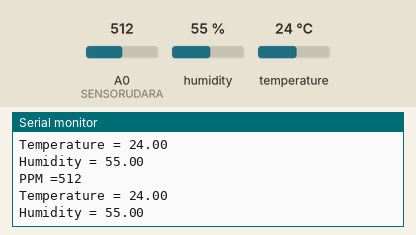
The sketch below on a simulated Arduino Uno, built with avr-gcc and run on an emulated ATmega328P. Shown: the last lines printed to the serial monitor. The test bench sets the inputs (shaded band); at power-on: humidity 55 %, A0 (SENSORUDARA) = 512, temperature 24 °C. No radio packets arrive unless stated.

Above: at 10.9 s.
11.0 s: humidity set to 22 %
At 20.8 s:
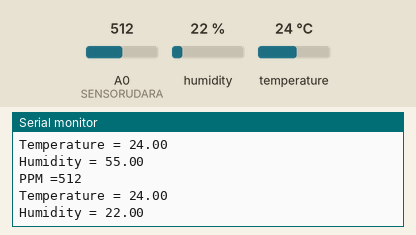
21.0 s: A0 (SENSORUDARA) set to 716
At 30.8 s:
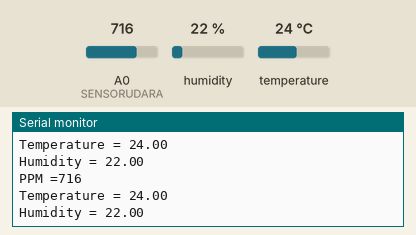
31.0 s: temperature set to 12 °C
At 40.8 s:
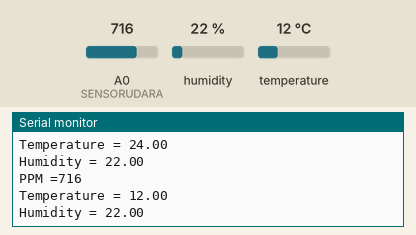
41.0 s: A0 (SENSORUDARA) set to 900
At 50.9 s:
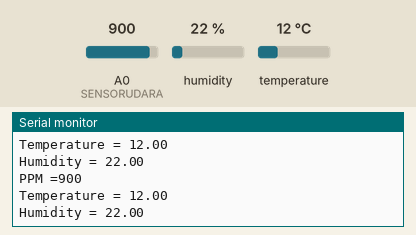
51.0 s: humidity set to 40 %
At 61.7 s:
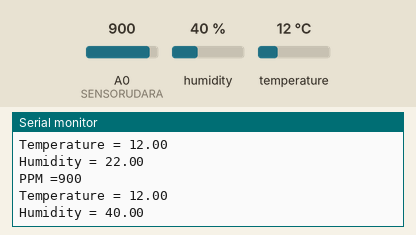
Timing chart, 0 to 62.0 s (numbered marks = the images above; inputs shaded):
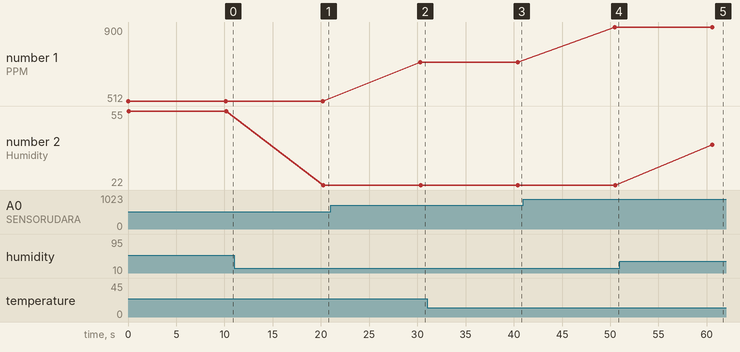

The sketch:

SENDER.ino
```cpp
#include <SPI.h>
#include <LoRa.h>
#include <dht.h>

dht DHT;

#define DHT11_PIN 6
const int SENSORUDARA = A0;

int sensorValue;
int digitalValue;

void setup() {
  Serial.begin(9600);  // sets the serial port to 9600
  pinMode(SENSORUDARA, INPUT);

  while (!Serial)
    ;
  Serial.println("LoRa Sender");
  if (!LoRa.begin(433E6)) {  // or 915E6, the MHz speed of yout module
    Serial.println("Starting LoRa failed!");
    while (1)
      ;
  }
}

void loop() {
  sensorValue = analogRead(SENSORUDARA);  // read analog input pin 0
  int chk = DHT.read11(DHT11_PIN);

  Serial.print("PPM =");  //kirim serial "Suhu"
  Serial.println(sensorValue);
  Serial.print("Temperature = ");
  Serial.println(DHT.temperature);
  Serial.print("Humidity = ");
  Serial.println(DHT.humidity);
  LoRa.beginPacket();
  LoRa.print(sensorValue);
  LoRa.print(",");
  LoRa.print(DHT.temperature);
  LoRa.print(",");
  LoRa.print(DHT.humidity);
  LoRa.endPacket();
  delay(10000);  // wait 10 seconds for next reading
}
```

Measured:
- after the input at 11.0 s, the serial monitor: prints a new line after 9.2 s (image 1)
- after the input at 21.0 s, the serial monitor: prints a new line after 9.3 s (image 2)
- after the input at 31.0 s, the serial monitor: prints a new line after 9.4 s (image 3)
- after the input at 41.0 s, the serial monitor: prints a new line after 9.5 s (image 4)
- after the input at 51.0 s, the serial monitor: prints a new line after 9.6 s (image 5)
- plotted number 1: 512 → 716 after the input at 21.0 s, 716 → 900 after the input at 41.0 s
- plotted number 2: 55 → 22 after the input at 11.0 s, 22 → 40 after the input at 51.0 s
